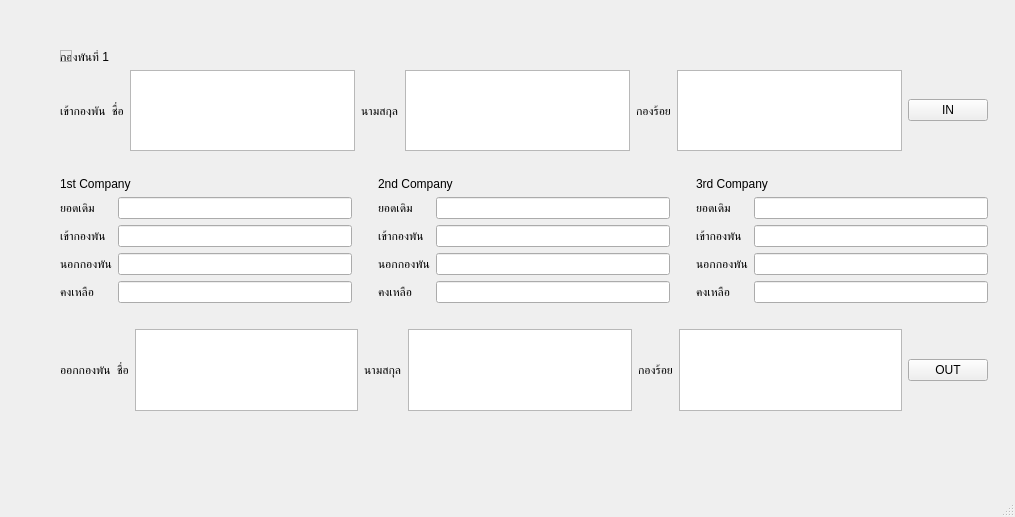
<?xml version="1.0" encoding="UTF-8"?>
<ui version="4.0">
 <class>MainWindow</class>
 <widget class="QMainWindow" name="MainWindow">
  <property name="geometry">
   <rect>
    <x>0</x>
    <y>0</y>
    <width>1015</width>
    <height>517</height>
   </rect>
  </property>
  <property name="windowTitle">
   <string>MainWindow</string>
  </property>
  <widget class="QWidget" name="centralwidget">
   <widget class="QWidget" name="layoutWidget">
    <property name="geometry">
     <rect>
      <x>60</x>
      <y>50</y>
      <width>928</width>
      <height>361</height>
     </rect>
    </property>
    <layout class="QGridLayout" name="gridLayout_10">
     <item row="0" column="0">
      <widget class="QLabel" name="label_26">
       <property name="text">
        <string>กองพันที่ 1</string>
       </property>
      </widget>
     </item>
     <item row="1" column="0">
      <layout class="QGridLayout" name="gridLayout_9">
       <item row="0" column="0">
        <layout class="QGridLayout" name="gridLayout_8">
         <item row="0" column="0" colspan="2">
          <layout class="QGridLayout" name="gridLayout_6">
           <item row="0" column="4">
            <widget class="QTextEdit" name="in_lname">
             <property name="html">
              <string>&lt;!DOCTYPE HTML PUBLIC &quot;-//W3C//DTD HTML 4.0//EN&quot; &quot;http://www.w3.org/TR/REC-html40/strict.dtd&quot;&gt;
&lt;html&gt;&lt;head&gt;&lt;meta name=&quot;qrichtext&quot; content=&quot;1&quot; /&gt;&lt;style type=&quot;text/css&quot;&gt;
p, li { white-space: pre-wrap; }
&lt;/style&gt;&lt;/head&gt;&lt;body style=&quot; font-family:'MS Shell Dlg 2'; font-size:8.25pt; font-weight:400; font-style:normal;&quot;&gt;
&lt;p style=&quot;-qt-paragraph-type:empty; margin-top:0px; margin-bottom:0px; margin-left:0px; margin-right:0px; -qt-block-indent:0; text-indent:0px;&quot;&gt;&lt;br /&gt;&lt;/p&gt;
&lt;p style=&quot;-qt-paragraph-type:empty; margin-top:0px; margin-bottom:0px; margin-left:0px; margin-right:0px; -qt-block-indent:0; text-indent:0px;&quot;&gt;&lt;br /&gt;&lt;/p&gt;&lt;/body&gt;&lt;/html&gt;</string>
             </property>
            </widget>
           </item>
           <item row="0" column="6">
            <widget class="QTextEdit" name="in_com">
             <property name="html">
              <string>&lt;!DOCTYPE HTML PUBLIC &quot;-//W3C//DTD HTML 4.0//EN&quot; &quot;http://www.w3.org/TR/REC-html40/strict.dtd&quot;&gt;
&lt;html&gt;&lt;head&gt;&lt;meta name=&quot;qrichtext&quot; content=&quot;1&quot; /&gt;&lt;style type=&quot;text/css&quot;&gt;
p, li { white-space: pre-wrap; }
&lt;/style&gt;&lt;/head&gt;&lt;body style=&quot; font-family:'MS Shell Dlg 2'; font-size:8.25pt; font-weight:400; font-style:normal;&quot;&gt;
&lt;p style=&quot;-qt-paragraph-type:empty; margin-top:0px; margin-bottom:0px; margin-left:0px; margin-right:0px; -qt-block-indent:0; text-indent:0px;&quot;&gt;&lt;br /&gt;&lt;/p&gt;
&lt;p style=&quot;-qt-paragraph-type:empty; margin-top:0px; margin-bottom:0px; margin-left:0px; margin-right:0px; -qt-block-indent:0; text-indent:0px;&quot;&gt;&lt;br /&gt;&lt;/p&gt;&lt;/body&gt;&lt;/html&gt;</string>
             </property>
            </widget>
           </item>
           <item row="0" column="2">
            <widget class="QTextEdit" name="in_uname">
             <property name="html">
              <string>&lt;!DOCTYPE HTML PUBLIC &quot;-//W3C//DTD HTML 4.0//EN&quot; &quot;http://www.w3.org/TR/REC-html40/strict.dtd&quot;&gt;
&lt;html&gt;&lt;head&gt;&lt;meta name=&quot;qrichtext&quot; content=&quot;1&quot; /&gt;&lt;style type=&quot;text/css&quot;&gt;
p, li { white-space: pre-wrap; }
&lt;/style&gt;&lt;/head&gt;&lt;body style=&quot; font-family:'MS Shell Dlg 2'; font-size:8.25pt; font-weight:400; font-style:normal;&quot;&gt;
&lt;p style=&quot;-qt-paragraph-type:empty; margin-top:0px; margin-bottom:0px; margin-left:0px; margin-right:0px; -qt-block-indent:0; text-indent:0px;&quot;&gt;&lt;br /&gt;&lt;/p&gt;&lt;/body&gt;&lt;/html&gt;</string>
             </property>
            </widget>
           </item>
           <item row="0" column="7">
            <widget class="QPushButton" name="pushButton">
             <property name="text">
              <string>IN</string>
             </property>
            </widget>
           </item>
           <item row="0" column="0">
            <widget class="QLabel" name="label_16">
             <property name="text">
              <string>เข้ากองพัน</string>
             </property>
            </widget>
           </item>
           <item row="0" column="1">
            <widget class="QLabel" name="label_17">
             <property name="text">
              <string>ชื่อ</string>
             </property>
            </widget>
           </item>
           <item row="0" column="3">
            <widget class="QLabel" name="label_18">
             <property name="text">
              <string>นามสกุล</string>
             </property>
            </widget>
           </item>
           <item row="0" column="5">
            <widget class="QLabel" name="label_19">
             <property name="text">
              <string>กองร้อย</string>
             </property>
            </widget>
           </item>
          </layout>
         </item>
         <item row="1" column="0">
          <spacer name="horizontalSpacer">
           <property name="orientation">
            <enum>Qt::Horizontal</enum>
           </property>
           <property name="sizeHint" stdset="0">
            <size>
             <width>40</width>
             <height>20</height>
            </size>
           </property>
          </spacer>
         </item>
         <item row="2" column="0" colspan="2">
          <layout class="QGridLayout" name="gridLayout_5">
           <item row="0" column="0">
            <layout class="QVBoxLayout" name="verticalLayout">
             <item>
              <widget class="QLabel" name="label">
               <property name="text">
                <string>1st Company</string>
               </property>
              </widget>
             </item>
             <item>
              <layout class="QGridLayout" name="gridLayout">
               <item row="0" column="0">
                <widget class="QLabel" name="label_2">
                 <property name="text">
                  <string>ยอดเดิม</string>
                 </property>
                </widget>
               </item>
               <item row="1" column="0">
                <widget class="QLabel" name="label_3">
                 <property name="text">
                  <string>เข้ากองพัน</string>
                 </property>
                </widget>
               </item>
               <item row="0" column="1">
                <widget class="QLineEdit" name="com1_all"/>
               </item>
               <item row="2" column="1">
                <widget class="QLineEdit" name="com2_out"/>
               </item>
               <item row="2" column="0">
                <widget class="QLabel" name="label_4">
                 <property name="text">
                  <string>นอกกองพัน</string>
                 </property>
                </widget>
               </item>
               <item row="3" column="0">
                <widget class="QLabel" name="label_8">
                 <property name="text">
                  <string>คงเหลือ</string>
                 </property>
                </widget>
               </item>
               <item row="3" column="1">
                <widget class="QLineEdit" name="com1_remain"/>
               </item>
               <item row="1" column="1">
                <widget class="QLineEdit" name="com1_in"/>
               </item>
              </layout>
             </item>
            </layout>
           </item>
           <item row="0" column="1">
            <spacer name="verticalSpacer">
             <property name="orientation">
              <enum>Qt::Vertical</enum>
             </property>
             <property name="sizeHint" stdset="0">
              <size>
               <width>20</width>
               <height>40</height>
              </size>
             </property>
            </spacer>
           </item>
           <item row="0" column="2">
            <layout class="QVBoxLayout" name="verticalLayout_2">
             <item>
              <widget class="QLabel" name="label_5">
               <property name="text">
                <string>2nd Company</string>
               </property>
              </widget>
             </item>
             <item>
              <layout class="QGridLayout" name="gridLayout_2">
               <item row="0" column="0">
                <widget class="QLabel" name="label_6">
                 <property name="text">
                  <string>ยอดเดิม</string>
                 </property>
                </widget>
               </item>
               <item row="1" column="0">
                <widget class="QLabel" name="label_7">
                 <property name="text">
                  <string>เข้ากองพัน</string>
                 </property>
                </widget>
               </item>
               <item row="0" column="1">
                <widget class="QLineEdit" name="com2_all"/>
               </item>
               <item row="2" column="1">
                <widget class="QLineEdit" name="com2_out_2"/>
               </item>
               <item row="2" column="0">
                <widget class="QLabel" name="label_9">
                 <property name="text">
                  <string>นอกกองพัน</string>
                 </property>
                </widget>
               </item>
               <item row="3" column="0">
                <widget class="QLabel" name="label_10">
                 <property name="text">
                  <string>คงเหลือ</string>
                 </property>
                </widget>
               </item>
               <item row="3" column="1">
                <widget class="QLineEdit" name="com2_remain"/>
               </item>
               <item row="1" column="1">
                <widget class="QLineEdit" name="com2_in"/>
               </item>
              </layout>
             </item>
            </layout>
           </item>
           <item row="0" column="3">
            <spacer name="verticalSpacer_2">
             <property name="orientation">
              <enum>Qt::Vertical</enum>
             </property>
             <property name="sizeHint" stdset="0">
              <size>
               <width>20</width>
               <height>40</height>
              </size>
             </property>
            </spacer>
           </item>
           <item row="0" column="4">
            <layout class="QVBoxLayout" name="verticalLayout_4">
             <item>
              <widget class="QLabel" name="label_11">
               <property name="text">
                <string>3rd Company</string>
               </property>
              </widget>
             </item>
             <item>
              <layout class="QGridLayout" name="gridLayout_4">
               <item row="0" column="0">
                <widget class="QLabel" name="label_12">
                 <property name="text">
                  <string>ยอดเดิม</string>
                 </property>
                </widget>
               </item>
               <item row="1" column="0">
                <widget class="QLabel" name="label_13">
                 <property name="text">
                  <string>เข้ากองพัน</string>
                 </property>
                </widget>
               </item>
               <item row="0" column="1">
                <widget class="QLineEdit" name="com3_all"/>
               </item>
               <item row="2" column="1">
                <widget class="QLineEdit" name="com3_out"/>
               </item>
               <item row="2" column="0">
                <widget class="QLabel" name="label_14">
                 <property name="text">
                  <string>นอกกองพัน</string>
                 </property>
                </widget>
               </item>
               <item row="3" column="0">
                <widget class="QLabel" name="label_15">
                 <property name="text">
                  <string>คงเหลือ</string>
                 </property>
                </widget>
               </item>
               <item row="3" column="1">
                <widget class="QLineEdit" name="com3_remain"/>
               </item>
               <item row="1" column="1">
                <widget class="QLineEdit" name="com3_in"/>
               </item>
              </layout>
             </item>
            </layout>
           </item>
          </layout>
         </item>
         <item row="3" column="1">
          <spacer name="horizontalSpacer_2">
           <property name="orientation">
            <enum>Qt::Horizontal</enum>
           </property>
           <property name="sizeHint" stdset="0">
            <size>
             <width>40</width>
             <height>20</height>
            </size>
           </property>
          </spacer>
         </item>
         <item row="4" column="0" colspan="2">
          <layout class="QGridLayout" name="gridLayout_7">
           <item row="0" column="0">
            <widget class="QLabel" name="label_25">
             <property name="text">
              <string>ออกกองพัน</string>
             </property>
            </widget>
           </item>
           <item row="0" column="2">
            <widget class="QTextEdit" name="out_uname">
             <property name="html">
              <string>&lt;!DOCTYPE HTML PUBLIC &quot;-//W3C//DTD HTML 4.0//EN&quot; &quot;http://www.w3.org/TR/REC-html40/strict.dtd&quot;&gt;
&lt;html&gt;&lt;head&gt;&lt;meta name=&quot;qrichtext&quot; content=&quot;1&quot; /&gt;&lt;style type=&quot;text/css&quot;&gt;
p, li { white-space: pre-wrap; }
&lt;/style&gt;&lt;/head&gt;&lt;body style=&quot; font-family:'MS Shell Dlg 2'; font-size:8.25pt; font-weight:400; font-style:normal;&quot;&gt;
&lt;p style=&quot;-qt-paragraph-type:empty; margin-top:0px; margin-bottom:0px; margin-left:0px; margin-right:0px; -qt-block-indent:0; text-indent:0px;&quot;&gt;&lt;br /&gt;&lt;/p&gt;&lt;/body&gt;&lt;/html&gt;</string>
             </property>
            </widget>
           </item>
           <item row="0" column="4">
            <widget class="QTextEdit" name="out_lnamet_5">
             <property name="html">
              <string>&lt;!DOCTYPE HTML PUBLIC &quot;-//W3C//DTD HTML 4.0//EN&quot; &quot;http://www.w3.org/TR/REC-html40/strict.dtd&quot;&gt;
&lt;html&gt;&lt;head&gt;&lt;meta name=&quot;qrichtext&quot; content=&quot;1&quot; /&gt;&lt;style type=&quot;text/css&quot;&gt;
p, li { white-space: pre-wrap; }
&lt;/style&gt;&lt;/head&gt;&lt;body style=&quot; font-family:'MS Shell Dlg 2'; font-size:8.25pt; font-weight:400; font-style:normal;&quot;&gt;
&lt;p style=&quot;-qt-paragraph-type:empty; margin-top:0px; margin-bottom:0px; margin-left:0px; margin-right:0px; -qt-block-indent:0; text-indent:0px;&quot;&gt;&lt;br /&gt;&lt;/p&gt;
&lt;p style=&quot;-qt-paragraph-type:empty; margin-top:0px; margin-bottom:0px; margin-left:0px; margin-right:0px; -qt-block-indent:0; text-indent:0px;&quot;&gt;&lt;br /&gt;&lt;/p&gt;&lt;/body&gt;&lt;/html&gt;</string>
             </property>
            </widget>
           </item>
           <item row="0" column="7">
            <widget class="QPushButton" name="pushButton_2">
             <property name="text">
              <string>OUT</string>
             </property>
            </widget>
           </item>
           <item row="0" column="6">
            <widget class="QTextEdit" name="out_com">
             <property name="html">
              <string>&lt;!DOCTYPE HTML PUBLIC &quot;-//W3C//DTD HTML 4.0//EN&quot; &quot;http://www.w3.org/TR/REC-html40/strict.dtd&quot;&gt;
&lt;html&gt;&lt;head&gt;&lt;meta name=&quot;qrichtext&quot; content=&quot;1&quot; /&gt;&lt;style type=&quot;text/css&quot;&gt;
p, li { white-space: pre-wrap; }
&lt;/style&gt;&lt;/head&gt;&lt;body style=&quot; font-family:'MS Shell Dlg 2'; font-size:8.25pt; font-weight:400; font-style:normal;&quot;&gt;
&lt;p style=&quot;-qt-paragraph-type:empty; margin-top:0px; margin-bottom:0px; margin-left:0px; margin-right:0px; -qt-block-indent:0; text-indent:0px;&quot;&gt;&lt;br /&gt;&lt;/p&gt;
&lt;p style=&quot;-qt-paragraph-type:empty; margin-top:0px; margin-bottom:0px; margin-left:0px; margin-right:0px; -qt-block-indent:0; text-indent:0px;&quot;&gt;&lt;br /&gt;&lt;/p&gt;&lt;/body&gt;&lt;/html&gt;</string>
             </property>
            </widget>
           </item>
           <item row="0" column="3">
            <widget class="QLabel" name="label_21">
             <property name="text">
              <string>นามสกุล</string>
             </property>
            </widget>
           </item>
           <item row="0" column="1">
            <widget class="QLabel" name="label_20">
             <property name="text">
              <string>ชื่อ</string>
             </property>
            </widget>
           </item>
           <item row="0" column="5">
            <widget class="QLabel" name="label_22">
             <property name="text">
              <string>กองร้อย</string>
             </property>
            </widget>
           </item>
          </layout>
         </item>
        </layout>
       </item>
      </layout>
     </item>
    </layout>
   </widget>
   <widget class="QWidget" name="">
    <property name="geometry">
     <rect>
      <x>60</x>
      <y>50</y>
      <width>12</width>
      <height>12</height>
     </rect>
    </property>
    <layout class="QGridLayout" name="gridLayout_3">
     <item row="0" column="0">
      <widget class="QFrame" name="frame">
       <property name="frameShape">
        <enum>QFrame::StyledPanel</enum>
       </property>
       <property name="frameShadow">
        <enum>QFrame::Raised</enum>
       </property>
      </widget>
     </item>
    </layout>
   </widget>
  </widget>
  <widget class="QMenuBar" name="menubar">
   <property name="geometry">
    <rect>
     <x>0</x>
     <y>0</y>
     <width>1015</width>
     <height>21</height>
    </rect>
   </property>
  </widget>
  <widget class="QStatusBar" name="statusbar"/>
 </widget>
 <resources/>
 <connections/>
</ui>
